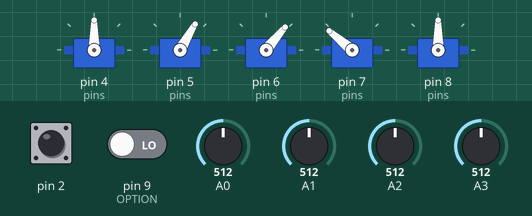
Simulated run of this sketch. Board: Arduino Uno, built with avr-gcc and run on an emulated ATmega328P. On the bench: 5 × servo. Inputs (shaded band) come from the test bench; at power-on: A0 = 512, A3 = 512, A2 = 512, A1 = 512, pin 2 HIGH, pin 9 (OPTION) LOW.

Above: at 3.8 s.
3.9 s: A0 set to 562
5.4 s: A0 set to 585
At 7.0 s:
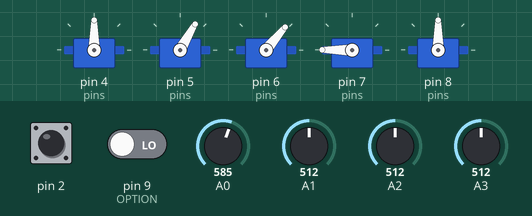
7.3 s: A3 set to 559
8.8 s: A3 set to 587
At 10.0 s:
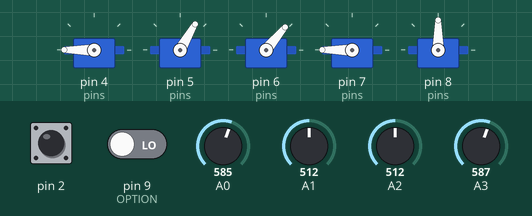
11.2 s: A2 set to 716
At 13.2 s:
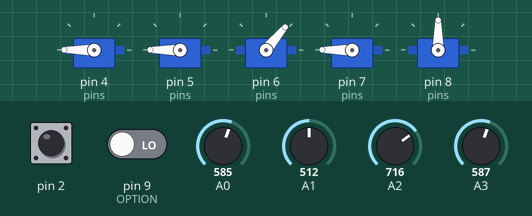
13.9 s: A1 set to 30
At 15.7 s:
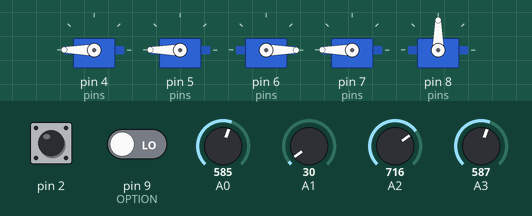
Timing chart, 0 to 16.9 s (numbered marks = the images above; inputs shaded):
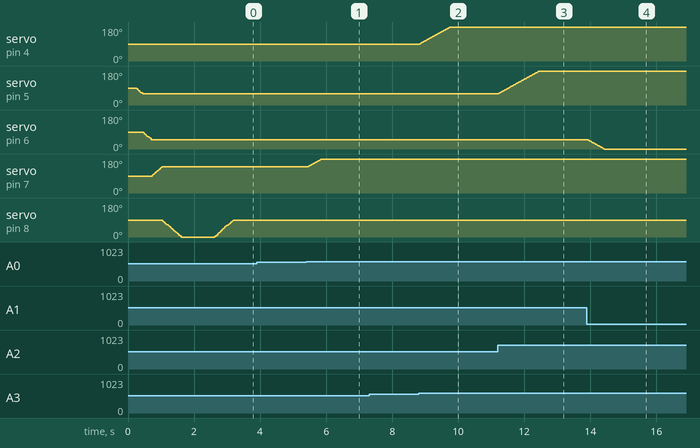

Measured:
- the behaviour switches between 574 and 575 on A0 (found by bisection; images 0 and 1)
- the behaviour switches between 574 and 575 on A3 (found by bisection; images 1 and 2)
- after the input at 3.9 s, every drawn part: stays the same
- after the input at 5.4 s, servo on pin 7 (pins): moves from 140° to 180° over 0.40 s, starting after 0.06 s
- after the input at 7.3 s, every drawn part: stays the same
- after the input at 8.8 s, servo on pin 4 (pins): moves from 90° to 180° over 0.91 s, starting at once
- after the input at 11.2 s, servo on pin 5 (pins): moves from 60° to 180° over 1.2 s, starting at once
- after the input at 13.9 s, servo on pin 6 (pins): moves from 50° to 0° over 0.50 s, starting at once

The sketch:

manipulator.ino
```cpp
#include "Manipulator.h"
#include "Control.h"
#include "serial_comm.h"

#define LENGHT 5
#define OPTION 9

Serial_comm serial_comm;

Manipulator manipulator;
Control control;

bool option;

int pins[LENGHT] = {4, 5, 6, 7, 8};
int initialPositions[LENGHT] = {90, 60, 50, 140, 0};

int * positions;

unsigned long previousMillis = 0;
const long interval = 50;

void setup() {
  Serial.begin(9600);
  Serial.setTimeout(20);

  pinMode(A0, INPUT);
  pinMode(A1, INPUT);
  pinMode(A2, INPUT);
  pinMode(A3, INPUT);
  pinMode(2, INPUT_PULLUP);
  pinMode(OPTION, INPUT);

  if (digitalRead(OPTION) != LOW) {
    serial_comm.setHandshakeInterval(1000);
    serial_comm.setType("manipulador");
    serial_comm.waitHandshake("ARD", serial_comm.getType(), "ESP", "OK");
  }

  manipulator.setPins(pins, LENGHT);
  manipulator.setPositions(initialPositions, LENGHT);
  delay(1000);
}

void loop()
{
  option = digitalRead(OPTION);

  if (option != LOW) { // MODO ONLINE

    serial_comm.getJson();

    if (serial_comm.jsonUpdateCheck())
    {
      String origem = serial_comm.from;
      int angulo = serial_comm.angle;

      if (angulo >= 0 && angulo <= 180) {
        if (origem == "base") {
          manipulator.online(0, angulo);
        }
        else if (origem == "braco") {
          manipulator.online(1, angulo);
        }
        else if (origem == "antebraco") {
          manipulator.online(2, angulo);
        }
        else if (origem == "punho") {
          manipulator.online(3, angulo);
        }
        else if (origem == "garra") {
          manipulator.online(4, angulo);
        }
      }
    }
  }
  else // MODO OFFLINE
  {
    unsigned long currentMillis = millis();

    if (currentMillis - previousMillis >= interval)
    {
      previousMillis = currentMillis;
      positions = control.controlPositions(A0, A1, A2, A3, 2);
    }
    manipulator.offline(positions);
  }

}
```

Control.cpp
```cpp
#include "Control.h"

Control::Control() : L(), R()
{
  this->positions = new int[5];
};

int * Control::controlPositions(uint8_t pin1, uint8_t pin2, uint8_t pin3, uint8_t pin4, uint8_t pin5) {
  L.mapComponents(pin1, pin2, pin5);
  R.mapComponents(pin3, pin4, pin5);

  this->positions[0] = R.getPositionY();
  this->positions[1] = R.getPositionX();
  this->positions[2] = L.getPositionY();
  this->positions[3] = L.getPositionX();
  this->positions[4] = L.getPositionZ();

  return this->positions;
};

Control::~Control()
{
  delete[] positions;
};
```

Control.h
```cpp
#ifndef CONTROL_H
#define CONTROL_H

#include "Joystick.h"

class Control {
  private:
    Joystick L;
    Joystick R;

    int * positions;

  public:
    Control();

    int * controlPositions(uint8_t pin1, uint8_t pin2, uint8_t pin3, uint8_t pin4, uint8_t pin5);

    ~Control();
};

#endif
```

Joystick.cpp
```cpp
#include "Arduino.h"
#include "Joystick.h"

Joystick::Joystick()
{
  this->currentButtonState = 0;
  this->previousButtonState = 0;
};

int Joystick::getPositionX() const {
  return this->positionX;
}

int Joystick::getPositionY() const {
  return this->positionY;
}

int Joystick::getPositionZ() const {
  return this->positionZ;
}

int Joystick::getCurrentButtonState() const {
  return this->currentButtonState;
}

int Joystick::getPreviousButtonState() const {
  return this->previousButtonState;
}

void Joystick::mapComponents(uint8_t pin1, uint8_t pin2, uint8_t pin3) {
  this->currentButtonState = digitalRead(pin3);

  if (this->getCurrentButtonState() != this->getPreviousButtonState() && this->getCurrentButtonState() == HIGH)
  {
    if (this->getPositionZ() == 0)
    {
      this->positionZ = 1;
    }
    else {
    {
      this->positionZ = 0;
    }
    }
  }

  this->previousButtonState = this->currentButtonState;

  int X = analogRead(pin1);
  X = map(X , 0, 1023, 0, 180);

  if (X > 100) {
    this->positionX = 1;
  } else if (X < 80) {
    this->positionX = -1;
  } else {
    this->positionX = 0;
  }

  int Y = analogRead(pin2);
  Y = map(Y, 0, 1023, 0,180);

  if (Y > 100) {
    this->positionY = 1;
  } else if (Y < 80) {
    this->positionY = -1;
  } else {
    this->positionY = 0;
  }
};

Joystick::~Joystick() {};
```

Joystick.h
```cpp
#ifndef JOYSTICK_H
#define JOYSTICK_H

#include <Arduino.h>

class Joystick {
  private:
    int positionX;
    int positionY;
    int positionZ;

    int currentButtonState;
    int previousButtonState;

  public:
    Joystick();

    int getPositionX() const;
    int getPositionY() const;
    int getPositionZ() const;

    int getCurrentButtonState() const;
    int getPreviousButtonState() const;


    void mapComponents(uint8_t pin1, uint8_t pin2, uint8_t pin3);

    ~Joystick();
};

#endif
```

Manipulator.cpp
```cpp
#include "Manipulator.h"

Manipulator::Manipulator()
{
  this->servos = new ServoMotor[5]
  {
        ServoMotor("Base"),
        ServoMotor("Braço"),
        ServoMotor("Antibraço"),
        ServoMotor("Punho"),
        ServoMotor("Garra")
  };
};

void Manipulator::setPins(int * pins, int lenght)
{
  for (int i = 0; i < lenght; i++)
  {
    this->servos[i].toAttach(pins[i]);
  }

  delay(250);
};

void Manipulator::setPositions(int * positions, int lenght)
{
  for (int i = 0; i < lenght; i++)
  {
    this->servos[i].rotate(positions[i]);
  }
};

void Manipulator::online(int servo, int destiny)
{
  if (servo != 4)
  {
    this->servos[servo].rotate(destiny);

    return;
  }

  if (destiny == 0)
  {
    this->servos[4].rotate(0);
  }
  else
  {
    this->servos[4].rotate(90);
  }
}

int Manipulator::getServoAngle(int servo)
{
  return this->servos[servo].getAngle();
}

void Manipulator::offline(int * positions)
{
  for (int i = 0; i < 4; i++)
  {
    int newAngle = this->servos[i].getAngle() + (positions[i] * 2);
    newAngle = constrain(newAngle, 0, 180);

    this->servos[i].rotate(newAngle);
  }

  if (positions[4] == 0)
  {
    this->servos[4].rotate(0);
  }
  else
  {
    this->servos[4].rotate(90);
  }
}


Manipulator::~Manipulator()
{
  delete[] servos;
};
```

Manipulator.h
```cpp
#ifndef MANIPULATOR_H
#define MANIPULATOR_H

#include "ServoMotor.h"

class Manipulator {
  private:
    ServoMotor * servos;

  public:
    Manipulator();

    void setPins(int * pins, int lenght);
    void setPositions(int * positions, int lenght);

    void online(int servo, int destiny);
    void offline(int * positions);

    int getServoAngle(int servo);

    ~Manipulator();

};

#endif
```

ServoMotor.cpp
```cpp
#include "ServoMotor.h"

ServoMotor::ServoMotor()
{
};

ServoMotor::ServoMotor(String name_, int speed_) : name(name_), speed(speed_)
{
};

int ServoMotor::getAngle() const
{
  return this->angle;
}

void ServoMotor::toAttach(int pin)
{
  this->servo.attach(pin);
};

void ServoMotor::rotate(int destiny)
{
  this->servo.slowmove(destiny, this->speed);

  this->angle = destiny;

  while (this->servo.isMoving())
  {
    // Serial.println();
  }
};


ServoMotor::~ServoMotor() {};
```

ServoMotor.h
```cpp
#ifndef SERVOMOTOR_H
#define SERVOMOTOR_H

#include <Arduino.h>
#include <VarSpeedServo.h>

class ServoMotor {
  protected:
    VarSpeedServo servo;

    String name;

    int angle;
    int speed;

  public:
    ServoMotor();

    ServoMotor(String name_, int speed_ = 100);

    int getAngle() const;

    void toAttach(int pin);
    void rotate(int destiny);

    ~ServoMotor();
};

#endif
```

serial_comm.cpp
```cpp
#include "serial_comm.h"
#define serialESP Serial

Serial_comm::Serial_comm() {};

Serial_comm::~Serial_comm(){};

void Serial_comm::setHandshakeInterval(long interval){
  this->interval = interval;
}

void Serial_comm::doHandshake(String origin, String hand, String destiny){

  while(this->receivedType == ""){

    this->getJson();
    if(this->from == destiny){
      this->receivedType = this->state;
      this->sendJson(origin, hand);
      return;
    };
    yield();
  }; //end of while
}

void Serial_comm::waitHandshake(String origin, String hand, String destiny, String shake){

  while(this->response != shake){
    unsigned long currentMillis = millis();

    if(currentMillis - this->previousMillis > this->interval){
      this->previousMillis = currentMillis;
      this->sendJson(origin, hand);
    };

    this->getJson();

    if(this->from == destiny){
      this->response = this->state;
    };
    yield();
  } //end of while
}

void Serial_comm::setType(String type){
  this->type = type;
}

String Serial_comm::getType(){
  return this->type;
}

String Serial_comm::getReceivedType(){
  return this->receivedType;
}

void Serial_comm::sendJson(String from, String state){
  DynamicJsonDocument doc(128);
  doc["from"] = from;
  doc["state"] = state;
  serializeJson(doc, serialESP); serialESP.println();
};

void Serial_comm::getJson() {
  if (serialESP.available() > 2) {
    StaticJsonDocument<100> doc;
    DeserializationError err = deserializeJson(doc, serialESP);

    if (err == DeserializationError::Ok){

      this->jsonUpdated = true;

      this->from = doc["from"].as<String>();
      this->state = doc["state"] | "";
      this->angle = doc["angle"] | -1;

    }
    else {
      while (serialESP.available() > 0){
        serialESP.read();
      };
    }
  }
};

bool Serial_comm::jsonUpdateCheck(){
  if(this->jsonUpdated == true){
    this->jsonUpdated = false;
    return true;
  } else return false;
};

void Serial_comm::serializeCurrentJson(){
  this->serializedCurrentJson = "";
  DynamicJsonDocument doc(64);
  doc["from"] = this->from;
  doc["state"] = this->state;
  serializeJson(doc, this->serializedCurrentJson);
  return;
};
```

serial_comm.h
```cpp
#ifndef SERIAL_COMM_H_
#define SERIAL_COMM_H_

#include <Arduino.h>
#include <ArduinoJson.h>

class Serial_comm{
  private:

    long previousMillis = 0;
    long interval = 1000;  // (em milissegundos) -> define o tempo de "delay"
    String type = "0";
    String response = "0";
    String receivedType = "";

  public:
    Serial_comm();
    ~Serial_comm();

    StaticJsonDocument<100> docFromSerial;

    String from = "";
    String state = "";
    int angle = -1;

    String serializedCurrentJson;

    bool jsonUpdated = false;

    void getJson();
    void sendJson(String from, String state);
    void serializeCurrentJson();
    bool jsonUpdateCheck();

    void setHandshakeInterval(long interval);
    void waitHandshake(String left, String hand, String right, String shake);
    void doHandshake(String origin, String hand, String destiny);

    void setType(String type);
    String getType();
    String getReceivedType();
};

#endif
```
